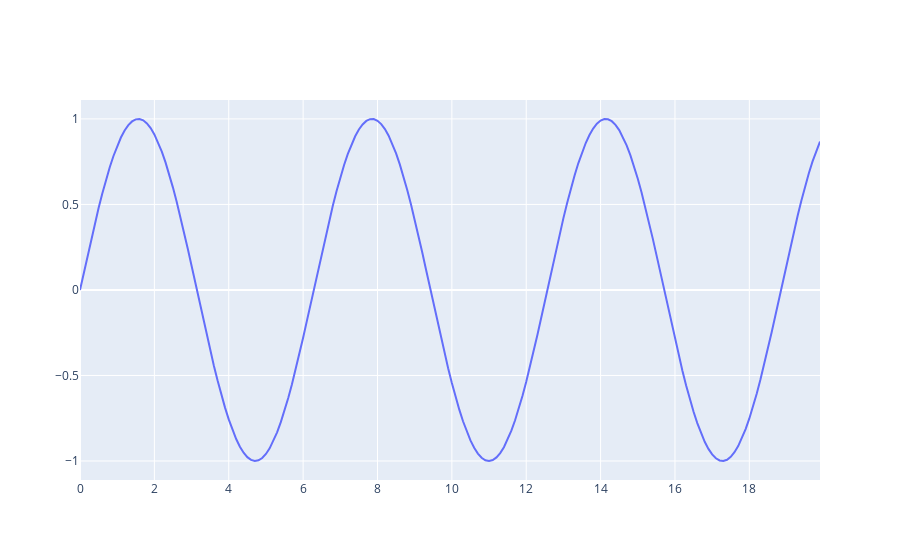

Notebook code cell kept with this figure:
### Code cell
fig = go.Figure()
fig.add_trace(go.Scatter(
    x=t, y=y, mode='lines'
))
fig.show()

### Figure 1 — Plotly figure (JSON) as saved in the notebook; plotly's stock layout.template omitted (floating-point values rounded to 4 significant figures; data arrays with more than 128 entries replaced by an {"elided": "..."} marker saying what was removed)
{"data": [{"mode": "lines", "type": "scatter", "x": {"elided": "200 float values"}, "y": {"elided": "200 float values"}}], "layout": {}}
